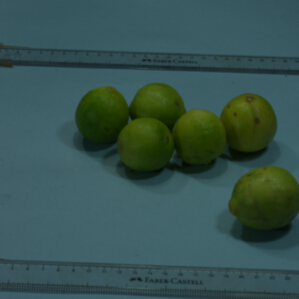
#> input picture counting_lemons/lemons.jpeg, 299 x 299 px
$ python counting_lemons.py   (Python 2 division)
#> lines starting #> are read from the running program, lines starting #| are printed output that depends on the picture; after the words box and inside, x2 and y2 are one past the last pixel; in counts of white or black regions, pixels touching at a corner belong together
# -*- coding: utf-8 -*-
"""
Created on Sat May 13 15:00:34 2017

@author: DELL NOTEBOOK
"""

import cv2
import numpy as np
import time
a=time.clock()

img = cv2.imread('lemons.jpeg')
#> img is the input picture: shape (299, 299, 3); mean B, G, R 78.6, 82.5, 54.2

hsv= cv2.cvtColor(img, cv2.COLOR_BGR2HSV )
#> hsv: shape (299, 299, 3); mean H, S, V 85.2, 119.1, 87.4
lower_yellow = np.array([20,0,0])                       #range for yellow-green
upper_green=np.array([70,255,255])

mask=cv2.inRange(hsv, lower_yellow, upper_green)
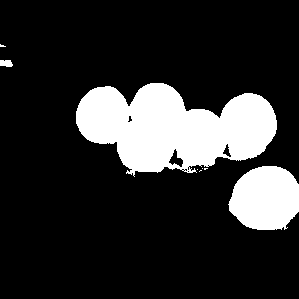
#> mask: shape (299, 299); 17.8% white; 8 white regions (5 under 20 px), largest, box (x1, y1, x2, y2) and area: (76, 83, 277, 177) 12225, (228, 166, 299, 230) 3610, (0, 60, 13, 67) 77
res=cv2.bitwise_and(img, img, mask=mask)                #masking for yellow-green color range
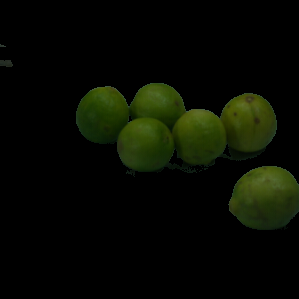
#> res: shape (299, 299, 3); mean B, G, R 2.1, 10.8, 7.7

img1=cv2.cvtColor(res, cv2.COLOR_BGR2GRAY)
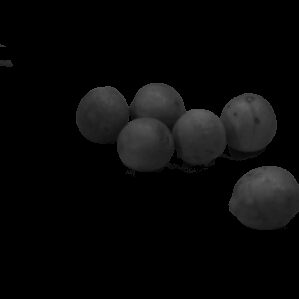
#> img1: shape (299, 299); min 0, max 100, mean 8.9
img2=cv2.GaussianBlur( img1, (9, 9), 2 )                #blur to remove noise
circles = cv2.HoughCircles(img2,cv2.HOUGH_GRADIENT,1,20,param1=50,param2=20,minRadius=0,maxRadius=0)
#> circles = [[247.5, 122.5, 28.6], [198.5, 137.5, 27.3], [264.5, 199.5, 33.2], [157.5, 109.5, 27.3], [105.5, 116.5, 30.7], [146.5, 144.5, 27.4]]

circles = np.uint16(np.around(circles))
#> circles = [[248, 122, 29], [198, 138, 27], [264, 200, 33], [158, 110, 27], [106, 116, 31], [146, 144, 27]]
c=0
for i in circles[0,:]:
    cv2.circle(res,(i[0],i[1]),i[2],(0,255,0),2)        #outer circle
    cv2.circle(res,(i[0],i[1]),2,(0,0,255),3)           #center of circle
    c=c+1                                               #counting lemons
#> this loop made 6 passes
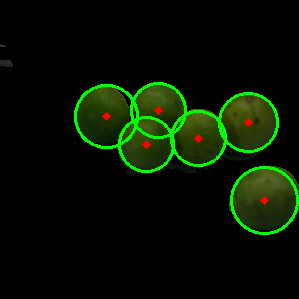
#> res: shape (299, 299, 3); 3.8% of pixels changed, all inside (x1, y1, x2, y2) = (74, 82, 299, 235)
#> after the loop, c = 6

print "No: of lemons %d = "%c
#| No: of lemons 6 =
#cv2.imshow('circles',res)

cv2.imshow('detected circles',res)
b=time.clock()
print "Completed in time %d ms" % ((b-a)*1000)


cv2.waitKey(0)
cv2.destroyAllWindows()
